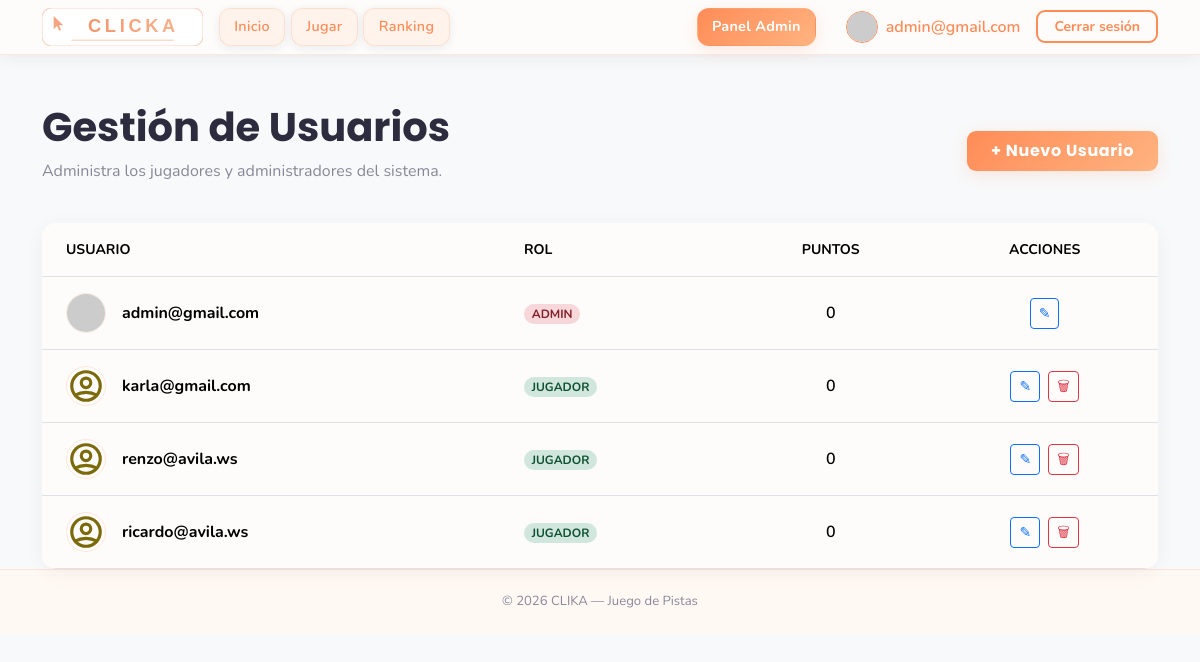
Screenshot of /pages/users.php (signed in) with the database file from the repository.
### tables this page shows
CREATE TABLE usuarios (
    id INTEGER PRIMARY KEY AUTOINCREMENT,
    username TEXT NOT NULL UNIQUE,
    password_hash TEXT NOT NULL,
    rol TEXT NOT NULL DEFAULT 'jugador',
    puntos INTEGER NOT NULL DEFAULT 0,
    created_at TEXT NOT NULL DEFAULT CURRENT_TIMESTAMP
, foto TEXT DEFAULT 'default.png');

### pages/users.php (the view, shortened to what this page needs)
<?php
require_once '../includes/db.php';
$results = $db->query("SELECT * FROM usuarios ORDER BY
    CASE rol WHEN 'admin' THEN 1 ELSE 2 END,
    username ASC");
?>
<!DOCTYPE html>
<html lang="es">
<head>
    <?php include '../includes/head.php'; ?>
</head>
<body class="bg-light">
    <?php include '../includes/menu.php'; ?>
    <main class="container mt-5">
        <div class="d-flex justify-content-between align-items-center mb-4">
            <div>
                <h1 class="fw-bold">Gestión de Usuarios</h1>
                <p class="text-muted">Administra los jugadores y administradores del sistema.</p>
            </div>
            <a href="register.php" class="btn btn-accent px-4 py-2 fw-bold">
                + Nuevo Usuario
            </a>
        </div>
        <div class="card table-card">
            <div class="table-responsive">
                <table class="table table-hover align-middle mb-0">
                    <thead class="bg-white border-bottom">
                        <tr class="text-muted small text-uppercase fw-bold">
                            <th class="px-4 py-3">Usuario</th>
                            <th class="px-4 py-3">Rol</th>
                            <th class="px-4 py-3 text-center">Puntos</th>
                            <th class="px-4 py-3 text-center">Acciones</th>
                        </tr>
                    </thead>
                    <tbody class="bg-white">
                        <?php while ($row = $results->fetchArray(SQLITE3_ASSOC)):
                            $badgeClass = ($row['rol'] === 'admin') ? 'badge-admin' : 'badge-player';
                            $photoUrl = ($row['foto'] === 'default.png' || !$row['foto'])
                                ? BASE_URL . "/assets/images/social_media/profile.svg"
                                : (str_starts_with($row['foto'], 'http') ? $row['foto'] : BASE_URL . "/storage/uploads/" . $row['foto']);
                        ?>
                            <tr>
                                <td class="px-4 py-3">
                                    <div class="d-flex align-items-center gap-3">
                                        <img src="<?php echo $photoUrl; ?>" alt="Avatar" class="user-img"
                                             onerror="this.src='<?php echo BASE_URL; ?>/assets/images/social_media/profile.svg'">
                                        <span class="fw-bold"><?php echo htmlspecialchars($row['username']); ?></span>
                                    </div>
                                </td>
                                <td class="px-4 py-3">
                                    <span class="badge <?php echo $badgeClass; ?> rounded-pill small">
                                        <?php echo strtoupper($row['rol']); ?>
                                    </span>
                                </td>
                                <td class="px-4 py-3 text-center fw-semibold">
                                    <?php echo $row['puntos']; ?>
                                </td>
                                <td class="px-4 py-3 text-center">
                                    <div class="d-flex justify-content-center gap-2">
                                        <a href="profile.php?id=<?php echo $row['id']; ?>" class="btn btn-sm btn-outline-primary" title="Editar">
                                            &#9998;
                                        </a>
                                        <?php if ($row['id'] != $_SESSION['usuari_id']): ?>
                                            <button onclick="confirmDelete(<?php echo $row['id']; ?>)" class="btn btn-sm btn-outline-danger" title="Eliminar">
                                                &#128465;
                                            </button>
                                        <?php endif; ?>
                                    </div>
                                </td>
                            </tr>
                        <?php endwhile; ?>
                    </tbody>
                </table>
            </div>
        </div>
    </main>
    <?php include '../includes/foot.php'; ?>

### includes/head.php (shortened to what this page needs)
<link
    href="https://cdn.jsdelivr.net/npm/bootstrap@5.3.3/dist/css/bootstrap.min.css"
    rel="stylesheet"
>
<link rel="stylesheet" href="https://cdn.jsdelivr.net/npm/bootstrap-icons@1.11.3/font/bootstrap-icons.min.css">
<link rel="stylesheet" href="<?php echo BASE_URL; ?>/assets/css/styles.css">

### includes/menu.php (shortened to what this page needs)
<?php
$currentPage = basename($_SERVER['PHP_SELF']);
?>
<nav class="navbar navbar-expand-lg navbar-clika sticky-top" aria-label="Navegación principal">
  <div class="container">
    <a class="navbar-brand p-0" href="<?php echo BASE_URL; ?>/index.php">
      <img src="<?php echo BASE_URL; ?>/assets/images/logo.svg" alt="CLICKA" height="38" width="auto">
    </a>
    <div class="collapse navbar-collapse" id="navbarMain">
      <ul class="navbar-nav me-auto mb-2 mb-lg-0">
        <li class="nav-item">
          <a class="nav-link nav-pill <?php echo ($currentPage === 'index.php') ? 'active' : ''; ?>"
            href="<?php echo BASE_URL; ?>/index.php">Inicio</a>
        </li>
        <li class="nav-item">
          <a class="nav-link nav-pill <?php echo ($currentPage === 'play.php') ? 'active' : ''; ?>"
            href="<?php echo BASE_URL; ?>/pages/play.php">Jugar</a>
        </li>
        <li class="nav-item">
          <a class="nav-link nav-pill <?php echo ($currentPage === 'ranking.php') ? 'active' : ''; ?>"
            href="<?php echo BASE_URL; ?>/pages/ranking.php">Ranking</a>
        </li>
      </ul>
      <ul class="navbar-nav ms-auto align-items-center gap-2">
        <?php if (!empty($_SESSION['usuari_id'])): ?>
          <?php if ($_SESSION['rol'] === 'admin'): ?>
            <li class="nav-item">
              <a class="nav-link nav-pill fw-bold <?php echo ($currentPage === 'admin_config.php' || $currentPage === 'users.php') ? 'active' : ''; ?>"
                href="<?php echo BASE_URL; ?>/pages/admin_config.php">Panel Admin</a>
            </li>
          <?php endif; ?>
          <li class="nav-item ms-lg-3">
            <a class="d-flex align-items-center text-decoration-none" href="<?php echo BASE_URL; ?>/pages/profile.php">
              <?php
              $userPhoto = $_SESSION['foto'] ?? 'default.png';
              $finalPhotoUrl = ($userPhoto === 'default.png')
                ? BASE_URL . "/assets/images/social_media/profile.svg"
                : (str_starts_with($userPhoto, 'http') ? $userPhoto : BASE_URL . "/storage/uploads/" . $userPhoto);
              ?>
              <img src="<?php echo $finalPhotoUrl; ?>" alt="Perfil" class="rounded-circle border border-primary"
                style="width: 32px; height: 32px; object-fit: cover;">
              <span class="ms-2 fw-semibold text-primary d-none d-xl-inline">
                <?php echo htmlspecialchars($_SESSION['username']); ?>
              </span>
            </a>
          </li>
          <li class="nav-item ms-lg-2">
            <a class="btn btn-outline-accent btn-sm px-3" href="<?php echo BASE_URL; ?>/pages/logout.php">
              Cerrar sesión
            </a>
          </li>
        <?php endif; ?>
      </ul>
    </div>
  </div>
</nav>

### includes/foot.php (shortened to what this page needs)
  <footer>
    <div class="container">
      <span>&copy; <?php echo date('Y'); ?> CLIKA &mdash; Juego de Pistas</span>
    </div>
  </footer>
</body>
</html>

### assets/css/styles.css (style rules this page uses)
:root { --clika-bg: #FDFCFB; --clika-card-bg: #FFFFFF; --clika-surface: #FFF3EB; --clika-primary: #FF8C57; --clika-primary-hover: #F07040; --clika-accent: #FFB380; --clika-text: #2C2C3E; --clika-muted: #888899; --clika-border: rgba(255, 140, 87, 0.18); --clika-border-strong: rgba(255, 140, 87, 0.38); --clika-shadow: rgba(255, 140, 87, 0.18); --clika-shadow-dark: rgba(44, 44, 62, 0.08); --font-heading: 'Poppins', sans-serif; --font-body: 'Nunito', sans-serif; --bs-body-bg: var(--clika-bg); --bs-body-color: var(--clika-text); --bs-primary: var(--clika-primary); --bs-primary-rgb: 255, 140, 87; }
*, *::before, *::after { box-sizing: border-box; }
body { background-color: var(--clika-bg); color: var(--clika-text); font-family: var(--font-body); min-height: 100vh; }
h1, h2, h3, h4, h5, h6, .navbar-brand { font-family: var(--font-heading); }
.navbar-clika { background-color: rgba(253, 252, 251, 0.95) !important; border-bottom: 1.5px solid var(--clika-border); backdrop-filter: blur(14px); -webkit-backdrop-filter: blur(14px); box-shadow: 0 2px 16px var(--clika-shadow-dark); }
.navbar-clika .nav-link { color: var(--clika-muted) !important; font-weight: 600; font-size: .9rem; letter-spacing: .02em; padding: .38rem .7rem; border-radius: 7px; transition: color .2s, background .2s; }
.navbar-clika .nav-link.active { color: var(--clika-primary) !important; background: rgba(255, 140, 87, .12); }
.navbar-clika.navbar-expand-lg .navbar-nav .nav-link.nav-pill { color: var(--clika-primary) !important; background: var(--clika-surface) !important; border: 1px solid var(--clika-border) !important; border-radius: 12px !important; box-shadow: 0 2px 10px var(--clika-shadow-dark) !important; margin-right: 0.35rem; padding: 0.45rem 0.9rem !important; font-weight: 600; }
.navbar-clika.navbar-expand-lg .navbar-nav .nav-link.nav-pill.active { color: #fff !important; background: linear-gradient(135deg, var(--clika-primary), var(--clika-accent)) !important; border-color: transparent !important; box-shadow: 0 4px 16px var(--clika-shadow) !important; }
.text-primary { color: var(--clika-primary) !important; }
.text-muted { color: var(--clika-muted) !important; }
.btn-accent { background: linear-gradient(135deg, var(--clika-primary), var(--clika-accent)); border: none; color: #fff; font-family: var(--font-heading); font-weight: 700; letter-spacing: .04em; border-radius: 9px; box-shadow: 0 4px 16px var(--clika-shadow); transition: transform .18s, box-shadow .18s, filter .18s; }
.btn-outline-accent { border: 2px solid var(--clika-primary); color: var(--clika-primary); font-weight: 700; border-radius: 9px; background: transparent; transition: background .2s, color .2s, box-shadow .2s; }
footer { background-color: #FFF8F3; border-top: 1.5px solid var(--clika-border); color: var(--clika-muted); font-size: .82rem; padding: 1.4rem 0; text-align: center; }

### pages/users.php (style rules this page uses)
.user-img { width: 40px; height: 40px; object-fit: cover; border-radius: 50%; border: 1px solid var(--clika-border); }
.table-card { border-radius: 15px; overflow: hidden; border: none; box-shadow: 0 4px 20px rgba(0,0,0,0.05); }
.badge-admin { background-color: #f8d7da; color: #842029; }
.badge-player { background-color: #d1e7dd; color: #0f5132; }

### rows the page displays
usuarios: username "admin@gmail.com", rol "ADMIN", puntos "0"
usuarios: username "karla@gmail.com", rol "JUGADOR", puntos "0"
usuarios: username "renzo@avila.ws", rol "JUGADOR", puntos "0"
usuarios: username "ricardo@avila.ws", rol "JUGADOR", puntos "0"

### other values shown
$_SESSION['username'] "admin@gmail.com"
